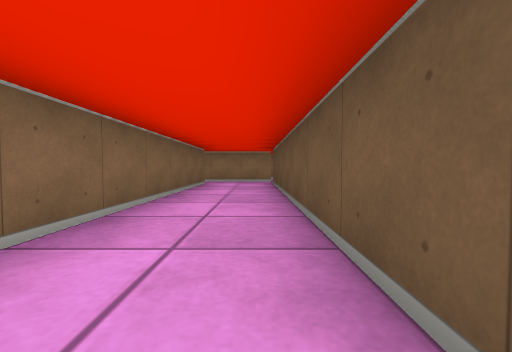
[1] (above)

19 first-person views from a walk through a cub3D ray-caster map. The camera is about half as high as the walls, tilts 2° down and sees 90° across. The floor is counted in squares. Each view is taken from the middle of a square. On the plan, view 1 faces up. The plan holds only what a view shows up to about 9 squares ahead; the rest is blank.

[2]
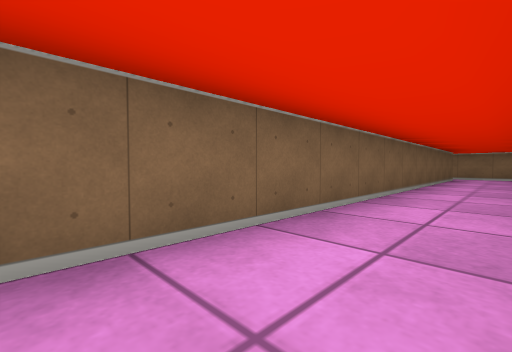

[3]
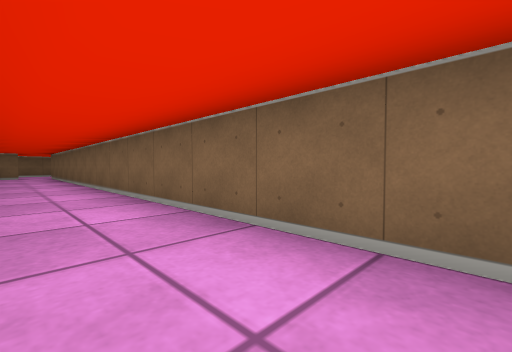

[4]
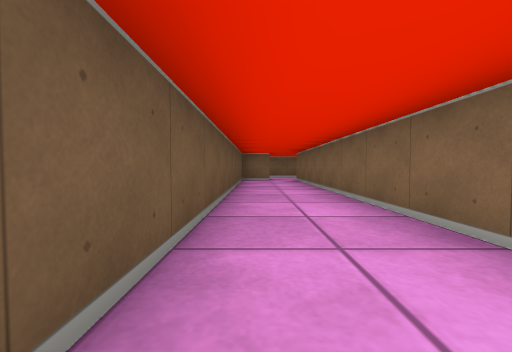

[5]
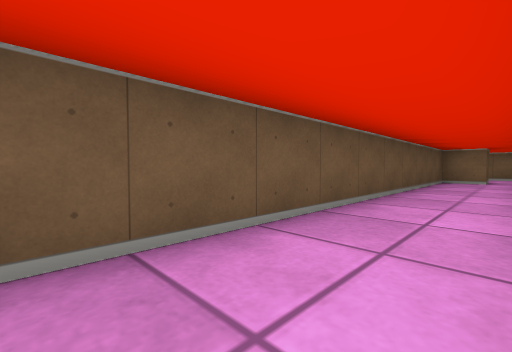

[6]
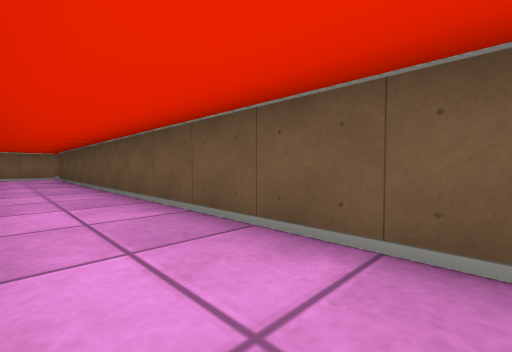

[7]
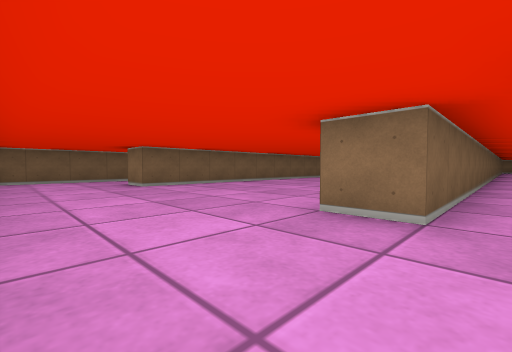

[8]
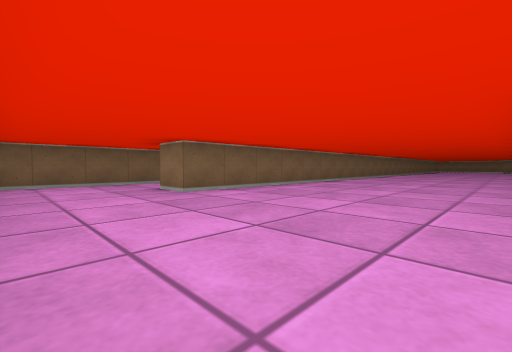

[9]
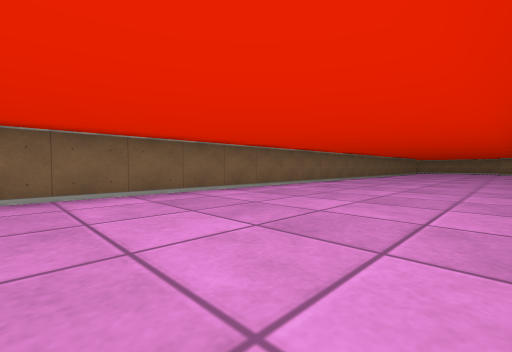

[10]
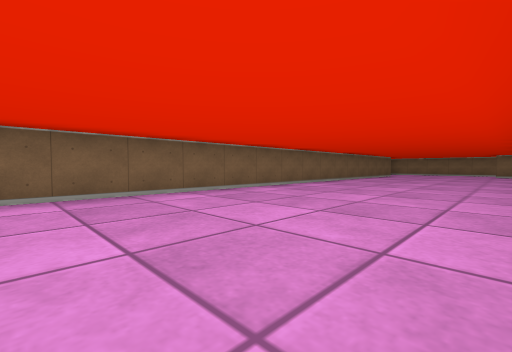

[11]
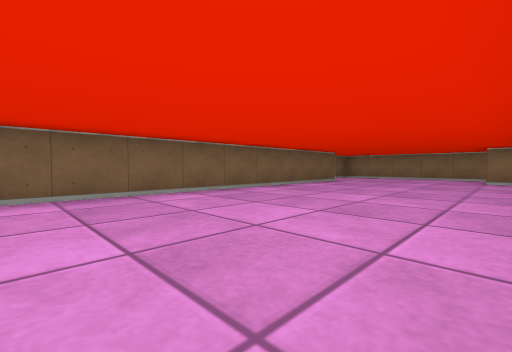

[12]
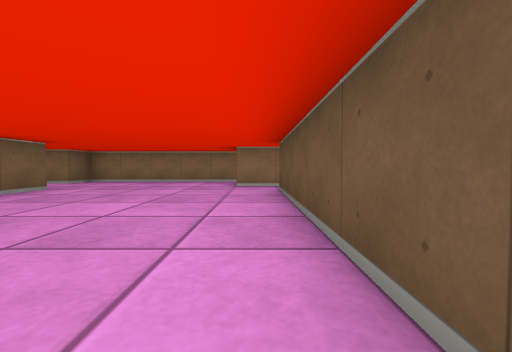

[13]
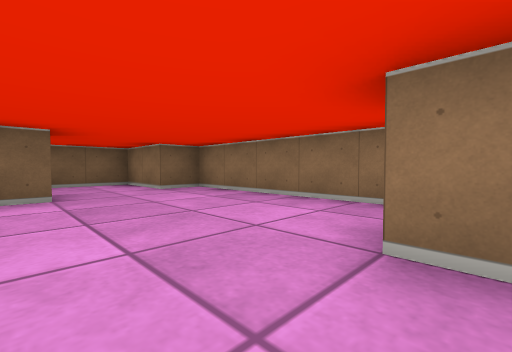

[14]
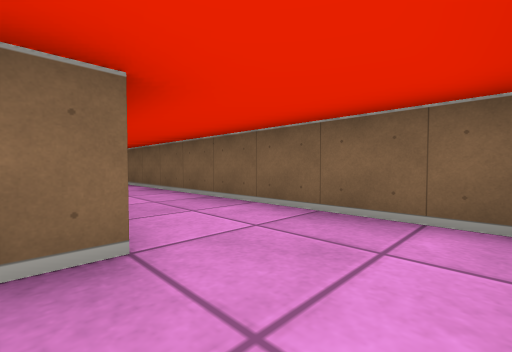

[15]
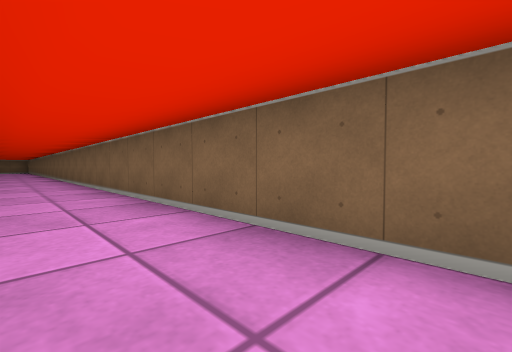

[16]
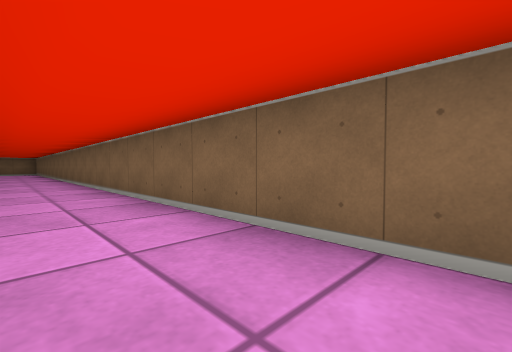

[17]
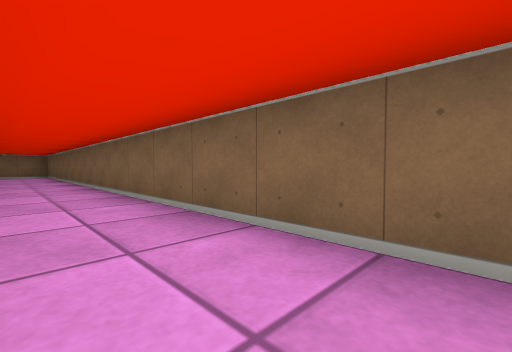

[18]
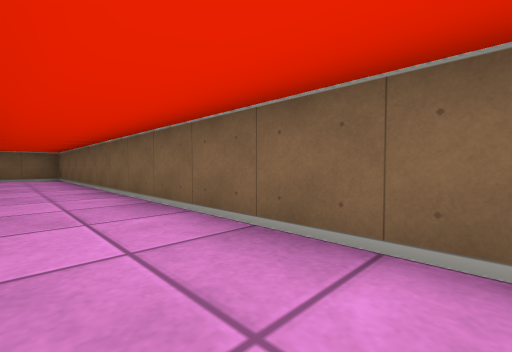

[19]
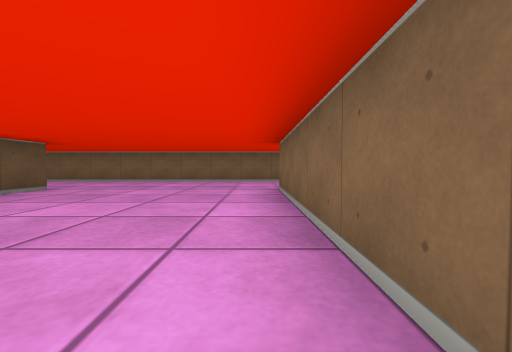

### Floor plan
Points are (right, up) in squares from view 1. A wall is a line through its corners. A room is listed if a view was taken in it or the views show most of it. See-through windows are left out.
Room 1 (views 1, 2, 3, 4, 5, 6)
walls: (0.5, -4.1) (0.5, 7.5); (-1.5, 7.5) (-1.5, -15.5); (0.5, 8.5) (-2.5, 8.5); (-0.5, -15.5) (0.5, -15.5) (0.5, -5.9)
ways out: opening at (-2, 8) to room 2; opening at (-1, -15) to room 2; opening at (0, 8)
Room 2 (views 7, 8, 9, 10, 11, 12, 13, 14, 15, 16, 17, 18, 19)
walls: (-2.5, 2.4) (-2.5, 7.4); (-1.5, -15.5) (-2.5, -15.5) (-2.5, -14.4); (-0.5, -16.4) (-0.5, -15.5); (-7.5, 7.6) (-7.5, -15.5) (-8.5, -15.5); (-8.6, 7.5) (-7.9, 7.5); (-2.5, 8.5) (-3.5, 8.5); (-10.2, -18.5) (0, -18.5); (-3.5, 10.5) (-8.5, 10.5) (-8.5, 9.5) (-10.5, 9.5) (-10.5, -18.2)
ways out: opening at (-2, 8) to room 1; opening at (-1, -15) to room 1

Where each view was taken, in squares from view 1:
view 1: 0 up, 0 right, facing up
view 2: 4 down, 0 right, facing up-left
view 3: 2 down, 0 right, facing down-left
view 4: 6 down, 0 right, facing down
view 5: 6 down, 1 left, facing down-right
view 6: 4 down, 1 left, facing up-right
view 7: 18 down, 1 left, facing up-left
view 8: 18 down, 3 left, facing up-left
view 9: 12 down, 3 left, facing up-left
view 10: 7 down, 3 left, facing up-left
view 11: 1 down, 3 left, facing up-left
view 12: 2 up, 3 left, facing up
view 13: 7 up, 3 left, facing up-left
view 14: 9 up, 8 left, facing down-left
view 15: 7 up, 9 left, facing down-left
view 16: 1 up, 9 left, facing down-left
view 17: 4 down, 9 left, facing down-left
view 18: 7 down, 9 left, facing down-left
view 19: 10 down, 7 left, facing down
